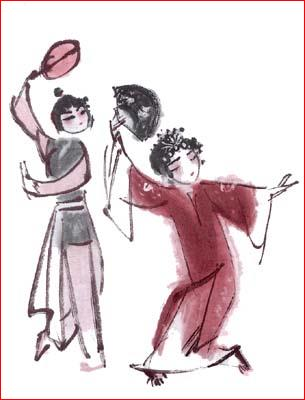
#> input picture _2.vcs/my_vcs_lesson_6/_System/vcs_Assembly/vcs_Assembly/Resources/picture1.jpg, 305 x 400 px, found by its file name
$ python scikit-image01.py   (older library calls are emulated)
#> lines starting #> are read from the running program, lines starting #| are printed output that depends on the picture; after the words box and inside, x2 and y2 are one past the last pixel; in counts of white or black regions, pixels touching at a corner belong together; long printed decimals are rounded
"""
skimage : scikit-image SciKit (toolkit for SciPy)

pip install scikit-image

子模塊名稱　 	主要實現功能
io 	        讀取、保存和顯示圖片或視頻
data    	圖片資料模組, 提供一些測試圖片和樣本數據
color 	        色彩處理模組, 顏色空間變換
filters 	圖像增強、邊緣檢測、排序濾波器、自動閾值等
draw  	        操作于numpy數組上的基本圖形繪製，包括線條、矩形、圓和文本等
transform 	幾何變換或其它變換，如旋轉、拉伸和拉東變換等
morphology 	形態學操作，如開閉運算、骨架提取等
exposure 	圖片強度調整，如亮度調整、直方圖均衡等
feature 	特征檢測與提取等
measure 	圖像屬性的測量，如相似性或等高線等
segmentation 	圖像分割
restoration 	圖像恢復
util 	        通用函數

skimage 內建圖片
astronaut	      宇航員圖片      coffee	            一杯咖啡圖片
lena(x)               lena美女圖片    camera	            拿相機的人圖片
coins	              硬幣圖片        moon	            月亮圖片
checkerboard	      棋盤圖片        horse	            馬圖片
page	              書頁圖片        chelsea	            小貓圖片
hubble_deep_field     星空圖片        text	            文字圖片
clock	              時鐘圖片        immunohistochemistry  結腸圖片

"""

print("------------------------------------------------------------")  # 60個

import skimage

print("------------------------------------------------------------")  # 60個

# 共同
import os
import sys
import time
import math
import random
import numpy as np
import pandas as pd
import matplotlib.pyplot as plt

font_filename = "D:/_git/vcs/_1.data/______test_files1/_font/msch.ttf"
# 設定中文字型及負號正確顯示
# 設定中文字型檔
plt.rcParams["font.sans-serif"] = "Microsoft JhengHei"  # 將字體換成 Microsoft JhengHei
# 設定負號
plt.rcParams["axes.unicode_minus"] = False  # 讓負號可正常顯示
plt.rcParams["font.size"] = 12  # 設定字型大小

print("------------------------------------------------------------")  # 60個

print("scikit-image 版本 :", skimage.__version__)
print("skimage內建圖片位置 :", skimage.data_dir)

print("------------------------------------------------------------")  # 60個

print("製作image資料")

W, H, D = 640, 480, 3
image = np.full((H, W, D), 255)  # 底圖 W X H, D通道, 白色

image[350:400, 100:200] = 0  # 前y後x
image[200:400, 300:400] = 0  # 前y後x

print("讀取資料")
pixel = image[20, 30]
print(pixel)

# 讀取G通道中的第20行30列的像素值
pixel = image[20, 30, 1]
print(pixel)

for i in range(H // 3):
    for j in range(W // 3):
        image[i, j, :] = 0

plt.imshow(image, cmap=plt.cm.gray)
plt.show()

print("------------------------------------------------------------")  # 60個

print("顯示圖片")

filename = "D:/_git/vcs/_4.python/_data/picture1.jpg"

image = skimage.io.imread(filename)  # 讀取檔案
#> image is the input picture: shape (400, 305, 3); mean R, G, B 225, 212.7, 215.3
plt.subplot(221)
plt.imshow(image)
plt.title("讀圖預設")

image = skimage.io.imread(filename, True)  # True:轉為灰階
#> image: shape (400, 305) float64; min 0.00667, max 1, mean 0.845
plt.subplot(222)
# plt.imshow(image, cmap=plt.cm.gray) same
skimage.io.imshow(image)
plt.title("讀圖灰階")

image = skimage.data.astronaut()
plt.subplot(223)
plt.imshow(image)
plt.title("內建圖")

print("RGB 轉 灰階 rgb2gray")
image = skimage.color.rgb2gray(image)
#> image: shape (512, 512) float64
plt.subplot(224)
# plt.imshow(image, cmap=plt.cm.gray) same
skimage.io.imshow(image)
plt.title("內建圖轉灰階")

plt.show()

print("------------------------------------------------------------")  # 60個

print("顯示scikit-image預設圖片")
image = skimage.data.chelsea()
# image = skimage.data.checkerboard()

# 用 plt 顯示影像
plt.imshow(image)
plt.show()

# 用 skimage.io 顯示影像
skimage.io.imshow(image)
skimage.io.show()

R, C, D = image.shape
#> R = 300; C = 451; D = 3

print("打印圖片訊息")
print("顯示類型 :", type(image))
#| 顯示類型 : <class 'numpy.ndarray'>
print("顯示尺寸 :", image.shape)
#| 顯示尺寸 : (300, 451, 3)
print("圖片寬度 :", R)  # image.shape[0]
#| 圖片寬度 : 300
print("圖片高度 :", C)  # image.shape[1]
#| 圖片高度 : 451
print("圖片通道數 :", D)  # image.shape[2]
#| 圖片通道數 : 3
print("顯示總像素個數 :", image.size)
#| 顯示總像素個數 : 405900
print("最大像素值 :", image.max())
#| 最大像素值 : 231
print("最小像素值 :", image.min())
#| 最小像素值 : 0
print("像素平均值 :", image.mean())
#| 像素平均值 : 115.305

# 存圖, 依副檔名轉換圖片格式存檔
# skimage.io.imsave("tmp_mmmm.jpg", image)

print("------------------------------------------------------------")  # 60個

# 通過對數組的裁剪，對圖片做裁剪

image1 = skimage.data.chelsea()
plt.subplot(121)
skimage.io.imshow(image1)

image2 = image1[80:180, 100:400, :]
plt.subplot(122)
skimage.io.imshow(image2)

plt.show()

print("------------------------------------------------------------")  # 60個

# 修改像素值
# 對小貓圖片隨機添加椒鹽噪聲

image = skimage.data.chelsea()

# 隨機生成5000個椒鹽
R, C, D = image.shape
for i in range(5000):
    x = np.random.randint(0, R)
    y = np.random.randint(0, C)
    image[x, y, :] = 255
#> image: shape (300, 451, 3); mean R, G, B 151.6, 116.6, 92.9

skimage.io.imshow(image)
plt.title("加椒鹽")
plt.show()

print("------------------------------------------------------------")  # 60個

print("顯示scikit-image所有預設圖片")

images = (
    "astronaut",
    "binary_blobs",
    "brick",
    "colorwheel",
    "camera",
    "cat",
    "checkerboard",
    "clock",
    "coffee",
    "coins",
    #'eagle',
    "grass",
    "gravel",
    "horse",
    "logo",
    "page",
    "text",
    "rocket",
)

plt.figure(num="scikit-image所有預設圖片", figsize=(14, 10))

cnt = 1
for name in images:
    print(name)
    caller = getattr(skimage.data, name)
    image = caller()
    plt.subplot(4, 5, cnt)
    plt.title(name)
    if image.ndim == 2:
        plt.imshow(image, cmap=plt.cm.gray)
    else:
        plt.imshow(image)
    cnt += 1
#> this loop made 17 passes
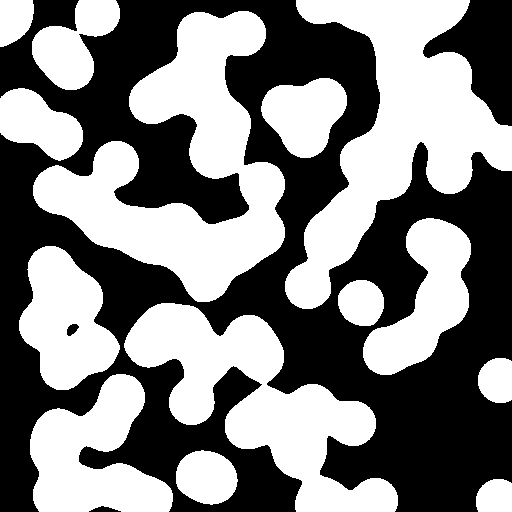
#> input picture skimage.data.binary_blobs(), 512 x 512 px
#> after the loop, cnt = 18
plt.show()

print("------------------------------------------------------------")  # 60個

fig, axs = plt.subplots(nrows=3, ncols=3, figsize=(10, 8))

for ax in axs.flat:
    ax.axis("off")
#> this loop made 9 passes

axs[0, 0].imshow(skimage.data.astronaut())
axs[0, 1].imshow(skimage.data.binary_blobs(), cmap=plt.cm.gray)
axs[0, 2].imshow(skimage.data.brick(), cmap=plt.cm.gray)
axs[1, 0].imshow(skimage.data.colorwheel())
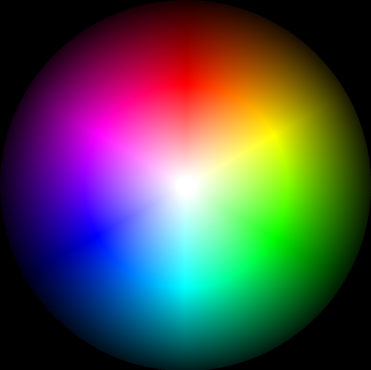
#> input picture skimage.data.colorwheel(), 371 x 370 px
axs[1, 1].imshow(skimage.data.camera(), cmap=plt.cm.gray)
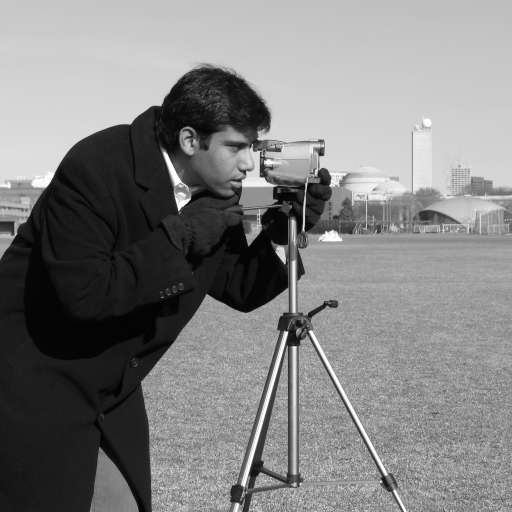
#> input picture skimage.data.camera(), 512 x 512 px
axs[1, 2].imshow(skimage.data.cat())
axs[2, 0].imshow(skimage.data.checkerboard(), cmap=plt.cm.gray)
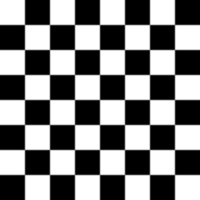
#> input picture skimage.data.checkerboard(), 200 x 200 px
axs[2, 1].imshow(skimage.data.clock(), cmap=plt.cm.gray)
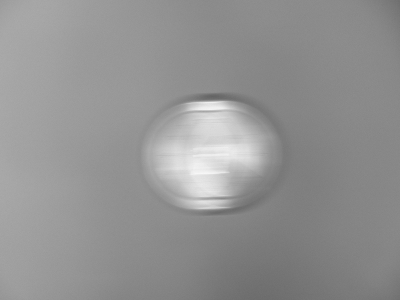
#> input picture skimage.data.clock(), 400 x 300 px
axs[2, 2].imshow(skimage.data.coffee(), cmap=plt.cm.gray)
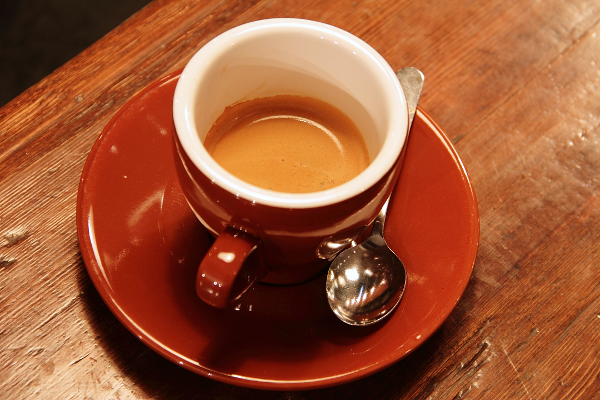
#> input picture skimage.data.coffee(), 600 x 400 px

plt.subplots_adjust(wspace=0.1, hspace=0.1)

plt.show()

print("------------------------------------------------------------")  # 60個

plt.figure(num="binary_blobs 測試", figsize=(14, 10))

# binary_blobs : 用几个圆形的blob-like物体生成合成二进制图像
# binary_blobs : 生成具有几个圆形斑点状物体的合成二值图像

# 預設, 無參數
image = skimage.data.binary_blobs()
#> image: shape (512, 512) bool; 50% white; 13 white regions, largest, box (x1, y1, x2, y2) and area: (0, 232, 210, 512) 37246, (351, 0, 512, 264) 21679, (0, 3, 195, 230) 20575
plt.subplot(231)
plt.imshow(image, cmap=plt.cm.gray)
plt.title("預設")

image = skimage.data.binary_blobs(length=5, blob_size_fraction=0.2)
#> image = [[True, False, True, True, True], [False, False, False, True, False], [True, False, False, True, False], [False, False, True, True, True], [False, True, True, False, True]]
plt.subplot(232)
plt.imshow(image, cmap=plt.cm.gray)
plt.title("L=5, Size=0.2")

image = skimage.data.binary_blobs(length=256, blob_size_fraction=0.1)
#> image: shape (256, 256) bool; 50% white; 14 white regions, largest, box (x1, y1, x2, y2) and area: (0, 6, 128, 123) 8363, (152, 21, 256, 153) 6728, (84, 122, 174, 255) 6159
plt.subplot(233)
plt.imshow(image, cmap=plt.cm.gray)
plt.title("L=256, Size=0.1")

# Finer structures
image = skimage.data.binary_blobs(length=256, blob_size_fraction=0.05)
#> image: shape (256, 256) bool; 50% white; 41 white regions, largest, box (x1, y1, x2, y2) and area: (0, 52, 96, 161) 4220, (7, 152, 114, 227) 3326, (93, 123, 178, 215) 2908
plt.subplot(234)
plt.imshow(image, cmap=plt.cm.gray)
plt.title("L=256, Size=0.05")

# Blobs cover a smaller volume fraction of the image
image = skimage.data.binary_blobs(length=256, volume_fraction=0.3)
#> image: shape (256, 256) bool; 30% white; 31 white regions, largest, box (x1, y1, x2, y2) and area: (137, 0, 256, 139) 5785, (44, 201, 124, 256) 2258, (71, 133, 128, 189) 1641
plt.subplot(235)
plt.imshow(image, cmap=plt.cm.gray)
plt.title("L=256, Size=0.3")

plt.show()

print("------------------------------------------------------------")  # 60個

"""
對多個像素點進行操作，使用數組切片方式訪問。
切片方式返回的是以指定間隔下標訪問 該數組的像素值。
下面是有關灰度圖像的一些例子：
image[i,:] = im[j,:] # 將第 j 行的數值賦值給第 i 行
image[:,i] = 100 # 將第 i 列的所有數值設為 100
image[:100,:50].sum() # 計算前 100 行、前 50 列所有數值的和
image[50:100,50:100] # 50~100 行，50~100 列（不包括第 100 行和第 100 列）
image[i].mean() # 第 i 行所有數值的平均值
image[:,-1] # 最後一列
image[-2,:] (or im[-2]) # 倒數第二行
"""

# 最後我們再看兩個對像素值進行訪問和改變的例子：
# 例5：將astronaut圖片進行二值化，像素值大于128的變為1，否則變為0

print("二值化做法")

print("1. 讀取圖片(RGB)")
image = skimage.data.chelsea()
print("2. RGB 轉 灰階 rgb2gray")
image_gray = skimage.color.rgb2gray(image)

print("3. 遍歷所有點, 二值化處理")
R, C = image_gray.shape
for i in range(R):
    for j in range(C):
        if image_gray[i, j] <= 0.5:
            image_gray[i, j] = 0
        else:
            image_gray[i, j] = 1
#> image_gray: shape (300, 451) float64; values 0 (black) and 1 (white), 39.6% white; 428 white regions (371 under 20 px), largest, box (x1, y1, x2, y2) and area: (20, 186, 199, 300) 11391, (302, 182, 451, 300) 10979, (301, 0, 451, 179) 7970

skimage.io.imshow(image_gray)
plt.show()

# 這個例子，使用了color模塊的rgb2gray（）函數，將彩色三通道圖片轉換成灰度圖。
# 轉換結果為float64類型的數組，范圍為[0,1]之間。

image = skimage.data.chelsea()

reddish = image[:, :, 0] > 170
#> reddish: shape (300, 451) bool; 25% white; 486 white regions (446 under 20 px), largest, box (x1, y1, x2, y2) and area: (30, 196, 247, 300) 8887, (214, 44, 310, 223) 6477, (401, 187, 451, 282) 3331
image[reddish] = [0, 255, 0]
#> image: shape (300, 451, 3)

skimage.io.imshow(image)
plt.show()

# 這個例子先對R通道的所有像素值進行判斷，如果大于170，則將這個地方的像素值變為[0,255,0],
# 即G通道值為255，R和B通道值為0。

print("------------------------------------------------------------")  # 60個

# 圖像數據類型及顏色空間轉換

# 顏色空間及其轉換
# 通過圖像的顏色空間轉換來改變數據類型。
# 常用的顏色空間有灰度空間、rgb空間、hsv空間和cmyk空間。
# 顏色空間轉換以後，圖片類型都變成了float型。
# 所有的顏色空間轉換函數，都放在skimage的color模塊內。

# rgb轉灰度圖

print("讀取圖片(RGB)")
image = skimage.data.chelsea()
# 數據類型
# print(image.dtype)
# print(image.dtype.name)

print("RGB 轉 灰階 rgb2gray")
gray = skimage.color.rgb2gray(image)

skimage.io.imshow(gray)
plt.show()

"""
其它的轉換:
skimage.color.rgb2grey(rgb)
skimage.color.rgb2hsv(rgb)
skimage.color.rgb2lab(rgb)
skimage.color.gray2rgb(image)
skimage.color.hsv2rgb(hsv)
skimage.color.lab2rgb(lab)

實際上，上面的所有轉換函數，都可以用一個函數來代替
skimage.color.convert_colorspace(arr, fromspace, tospace)
表示將arr從fromspace顏色空間轉換到tospace顏色空間。
"""

print("RGB 轉 HSV")
image = skimage.data.chelsea()
hsv = skimage.color.convert_colorspace(image, "RGB", "HSV")
skimage.io.imshow(hsv)
plt.show()

print("------------------------------------------------------------")  # 60個

# 在color模塊的顏色空間轉換函數中，還有一個比較有用的函數是
# skimage.color.label2rgb(arr), 可以根據標簽值對圖片進行著色。
# 以後的圖片分類後著色就可以用這個函數。
# 例：將astronaut圖片分成三類，然後用默認顏色對三類進行著色

image1 = skimage.data.astronaut()

print("RGB 轉 灰階 rgb2gray")
image_gray = skimage.color.rgb2gray(image1)

R, C = image_gray.shape
#> R = 512; C = 512
labels = np.zeros([R, C])
for i in range(R):
    for j in range(C):
        if image_gray[i, j] < 0.4:
            labels[i, j] = 0
        elif image_gray[i, j] < 0.75:
            labels[i, j] = 1
        else:
            labels[i, j] = 2
image2 = skimage.color.label2rgb(labels)

skimage.io.imshow(image2)
plt.show()
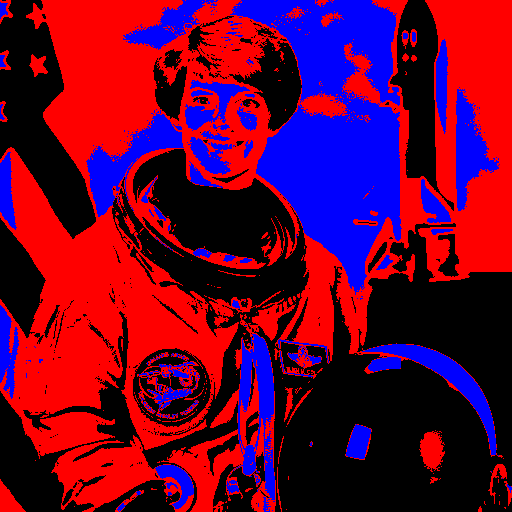
#> shown: shape (512, 512, 3) float64; mean R, G, B 0.404, 0, 0.188

print("------------------------------------------------------------")  # 60個

"""
#圖像的繪製
實際上前面我們就已經用到了圖像的繪製，如：
skimage.io.imshow(image)
這一行代碼的實質是利用matplotlib包對圖片進行繪製，
繪製成功後，返回一個matplotlib類型的數據。

因此，我們也可以這樣寫：

import matplotlib.pyplot as plt
plt.imshow(image)

imshow()函數格式為：
matplotlib.pyplot.imshow(X, cmap=None)
X: 要繪製的圖像或數組。
cmap: 顏色圖譜（colormap), 默認繪製為RGB(A)顏色空間。

其它可選的顏色圖譜如下列表：
顏色圖譜	描述
autumn 		紅-橙-黃	bone 		黑-白，x線
cool 		青-洋紅		copper 		黑-銅
flag 		紅-白-藍-黑	gray 		黑-白
hot 		黑-紅-黃-白	hsv 		hsv顏色空間， 紅-黃-綠-青-藍-洋紅-紅
inferno 	黑-紅-黃	jet 		藍-青-黃-紅
magma 		黑-紅-白	pink 		黑-粉-白
plasma 		綠-紅-黃	prism 	 	紅-黃-綠-藍-紫-...-綠模式
spring 		洋紅-黃		summer 		綠-黃
viridis 	藍-綠-黃	winter 		藍-綠

用的比較多的有gray,jet等，如：
plt.imshow(image,plt.cm.gray)
plt.imshow(image,cmap=plt.cm.jet)

在窗口上繪製完圖片後，返回一個AxesImage對象。
要在窗口上顯示這個對象，我們可以調用show()函數來進行顯示，
但進行練習的時候（ipython環境中），
一般我們可以省略show（）函數，也能自動顯示出來。
"""
print("------------------------------------------------------------")  # 60個

print("子圖的寫法1")

filename = "D:/_git/vcs/_4.python/opencv/data/rgb512.bmp"

#> (the run stopped early here; a loop or call above may not have finished)
